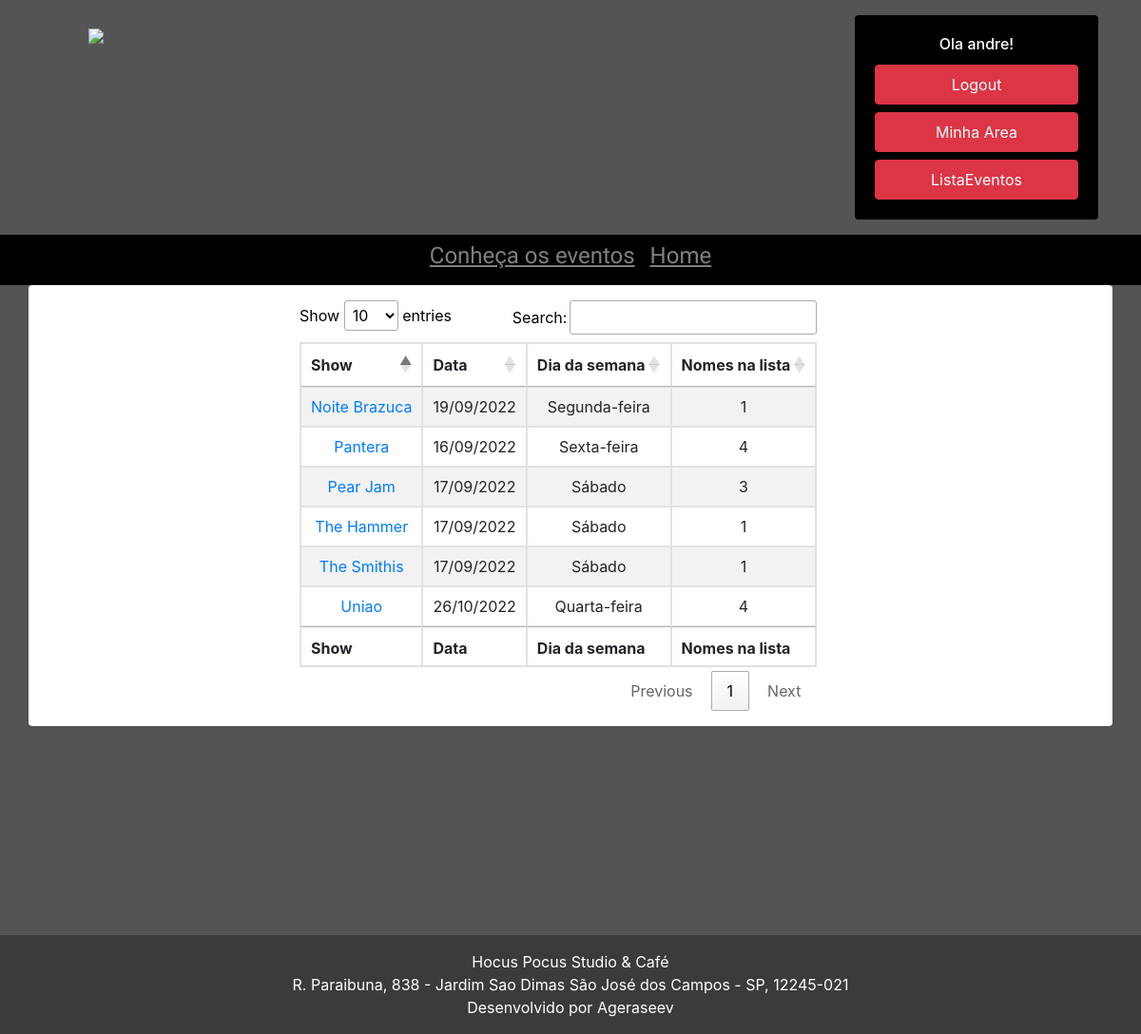
The page /listaevento (signed in) on the database its author committed.
### show/models.py (models this page shows, shortened)
class Show(models.Model):
    titulo_show = models.CharField(max_length=100, )
    descricao_show = models.CharField(max_length=300)
    horario_do_show = models.CharField(max_length=100, null=True)
    data_do_show = models.DateField(null=True)
    banner = models.ImageField(upload_to='static/banners', blank=True)
    quadrado = models.ImageField(upload_to='static/banners', blank=True)
    publicada = models.BooleanField(default=False)
    pix = models.BooleanField(default=False)
    carrocel = models.BooleanField(default=False)

class NomeLista(models.Model):
    sem_registro = models.ForeignKey(UsuarioSemRegistro, on_delete=models.CASCADE, blank=True, null= True)
    roqueiro = models.ForeignKey(Usuario, on_delete=models.CASCADE, blank=True, null= True)
    pagamento = models.BooleanField(default=False)
    comprovante = models.ImageField(upload_to='static/comprovantes', blank=True)
    lista_reserva = models.ForeignKey(Show, on_delete=models.CASCADE, blank=True, null= True,)
    class Meta:
        unique_together = ('roqueiro', 'lista_reserva')

### show/views.py (the view)
# urls.py: path('listaevento', listaevento, name='listaevento'),
def listaevento(request):
    if request.user.is_staff:
        roqueiros = NomeLista.objects.all()
        show = Show.objects.filter(publicada=True)
        dados = {
            'roqueiro': roqueiros,
                 'show': show,
        }
        return render(request, 'listaevento.html', dados)
    else:
        return redirect('home')

### templates/listaevento.html (shortened to what this page needs)
{% extends 'base3.html' %}
{% load static %}
{% block content %}
<link rel="stylesheet" href="https://cdn.datatables.net/1.10.2/css/jquery.dataTables.min.css">
<body>
<div class="container bg-white rounded text-center ">
    <div class="row">
        <div class="col-lg-3 col-sm-2"></div>
        <div class="col-8 my-3 text-center">
            <div class="row header" style="text-align:center;color:black">
                <table id="example" class="table table-striped table-bordered" style="width:100%">
                    <thead>
                    <tr>
                        <th>Show</th>
                        <th>Data</th>
                        <th>Dia da semana</th>
                        <th>Nomes na lista</th>
                    </tr>
                    </thead>
                    <tbody>
                    {% for shows in show %}
                    <tr>
                        <td><a href="{% url 'lista' %}/{{ shows.id }} "> {{ shows.titulo_show }} </a></td>
                        <td>{{ shows.data_do_show|date:"SHORT_DATE_FORMAT" }}</td>
                        <td>{{ shows.data_do_show|date:"l" }}</td>
                        <td>{{ shows.nomelista_set.all|length }}</td>
                    </tr>
                    {% endfor %}
                    </tbody>
                    <tfoot>
                    <tr>
                        <th>Show</th>
                        <th>Data</th>
                        <th>Dia da semana</th>
                        <th>Nomes na lista</th>
                    </tr>
                    </tfoot>
                </table>
            </div>
        </div>
    </div>
</div>
{% endblock %}

### templates/partials/_navbar2.html (shortened to what this page needs)
{% load static %}
<div class="container d-none d-lg-block align-items-center my-3">
    <div class="row ">
        <div class="col-8">
            <a class="navbar-brand pl-5" href="{% url 'home' %}"><img src="{% static 'LogoHocusHorizontal01.png' %}"
                                                                      class="img-fluid " width="800"></a>
        </div>
        <div class="col justify-content-center">
            <div class="card  float-right " style="width: 16rem; background-color:#000000">
                {% if user.is_authenticated %}
                <div class="card-body " style="background-color:#000000">
                    <h6 class="card-title text-center text-white mt3"> Ola {{ user.username }}! </h6>
                    <a class="nav-link btn  btn-danger mt-2" href="{% url 'logout' %}">Logout</a>
                    <a class="nav-link btn  btn-danger mt-2"
                       href="{% url 'dashboard' %}">Minha Area</a>
                    {% if request.user.is_staff %}
                    <a class="nav-link btn btn-danger mt-2" href="{% url 'listaevento' %}">ListaEventos</a>
                    {% endif %}
                </div>
                {% endif %}
            </div>
        </div>
    </div>
</div>
{% if user.is_authenticated %}
<nav class=" navbar-expand-lg navbar-dark   " style="background-color:#000000">
        {% endif %}
        <div class="container ">
            <div class="collapse navbar-collapse justify-content-center" id="navbarNavDropdown">
                <ul class="navbar-nav ">
                    <li class="nav-item  ">
                        <a class="nav-link" style="font-family: 'Chau Philomene One'" href="/"><h4><u>Conheça os
                            eventos </u></h4><span class="sr-only">(current)</span></a>
                    </li>
                    <li class="nav-item">
                        <a class="nav-link" style="font-family: 'Chau Philomene One'" href="/"><h4><u>Home</u></h4></a>
                    </li>
                </ul>
            </div>
        </div>
    </nav>

### static/css/footer.css (style rules this page uses)
html, body { height: 100%; margin: 0; }

### rows shown on the page
Show: titulo_show "Pantera", data_do_show "16/09/2022", data_do_show "Sexta-feira", nomelista_set.all|length "4"
Show: titulo_show "Uniao", data_do_show "26/10/2022", data_do_show "Quarta-feira", nomelista_set.all|length "4"
Show: titulo_show "Pear Jam", data_do_show "17/09/2022", data_do_show "Sábado", nomelista_set.all|length "3"
Show: titulo_show "The Hammer", data_do_show "17/09/2022", data_do_show "Sábado", nomelista_set.all|length "1"
Show: titulo_show "The Smithis", data_do_show "17/09/2022", data_do_show "Sábado", nomelista_set.all|length "1"
Show: titulo_show "Noite Brazuca", data_do_show "19/09/2022", data_do_show "Segunda-feira", nomelista_set.all|length "1"

### other values the page prints
{{ user.username }} "andre"
